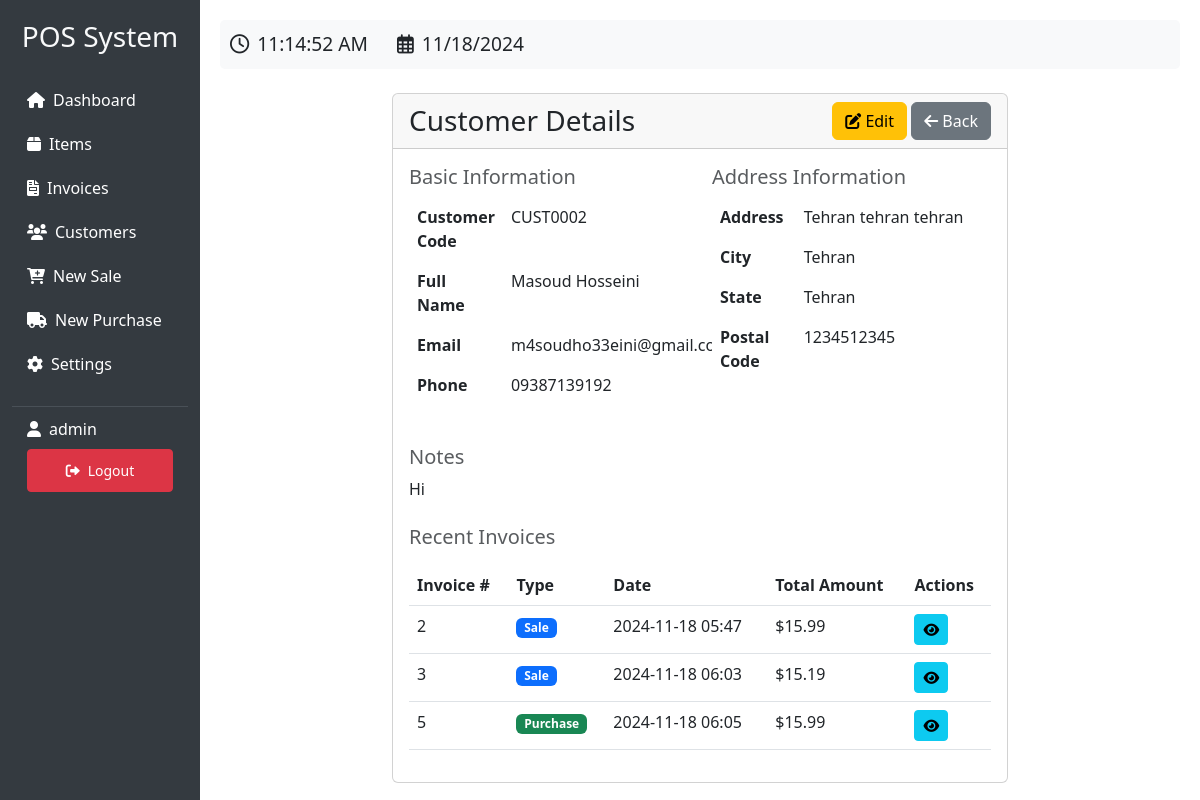
The app's page /customer/view/2 (signed in) with its own data.
### app.py (models this page shows, shortened)
class User(UserMixin, db.Model):
    id = db.Column(db.Integer, primary_key=True)
    username = db.Column(db.String(80), unique=True, nullable=False)
    password = db.Column(db.String(120), nullable=False)

class Customer(db.Model):
    id = db.Column(db.Integer, primary_key=True)
    code = db.Column(db.String(20), unique=True, nullable=False)
    first_name = db.Column(db.String(50), nullable=False)
    last_name = db.Column(db.String(50), nullable=False)
    email = db.Column(db.String(120), unique=True)
    phone = db.Column(db.String(20))
    address = db.Column(db.String(200))
    city = db.Column(db.String(50))
    state = db.Column(db.String(50))
    postal_code = db.Column(db.String(20))
    notes = db.Column(db.Text)
    created_at = db.Column(db.DateTime, default=datetime.utcnow)
    updated_at = db.Column(db.DateTime, default=datetime.utcnow, onupdate=datetime.utcnow)
    invoices = db.relationship('Invoice', backref='customer', lazy=True)
    @property
    def full_name(self):
        return f"{self.first_name} {self.last_name}"

class Invoice(db.Model):
    id = db.Column(db.Integer, primary_key=True)
    invoice_type = db.Column(db.String(20), nullable=False)  # 'sale' or 'purchase'
    date = db.Column(db.DateTime, nullable=False, default=datetime.utcnow)
    customer_id = db.Column(db.Integer, db.ForeignKey('customer.id'), nullable=False)
    subtotal = db.Column(db.Float, nullable=False)
    discount_percentage = db.Column(db.Float, default=0)
    discount_amount = db.Column(db.Float, default=0)
    total_amount = db.Column(db.Float, nullable=False)

### app.py (the view)
@app.route('/customer/view/<int:customer_id>')
@login_required
def view_customer(customer_id):
    customer = Customer.query.get_or_404(customer_id)
    return render_template('view_customer.html', customer=customer)

### app.py (called while the page is built)
@login_manager.user_loader
def load_user(user_id):
    return User.query.get(int(user_id))

### templates/view_customer.html (shortened to what this page needs)
{% extends "base.html" %}
{% block content %}
<div class="container mt-4">
    <div class="row">
        <div class="col-md-8 offset-md-2">
            <div class="card">
                <div class="card-header d-flex justify-content-between align-items-center">
                    <h3 class="card-title mb-0">Customer Details</h3>
                    <div>
                        <a href="{{ url_for('edit_customer', customer_id=customer.id) }}" class="btn btn-warning">
                            <i class="fas fa-edit"></i> Edit
                        </a>
                        <a href="{{ url_for('customers') }}" class="btn btn-secondary">
                            <i class="fas fa-arrow-left"></i> Back
                        </a>
                    </div>
                </div>
                <div class="card-body">
                    <div class="row mb-4">
                        <div class="col-md-6">
                            <h5 class="text-muted">Basic Information</h5>
                            <table class="table table-borderless">
                                <tr>
                                    <th width="30%">Customer Code</th>
                                    <td>{{ customer.code }}</td>
                                </tr>
                                <tr>
                                    <th>Full Name</th>
                                    <td>{{ customer.full_name }}</td>
                                </tr>
                                <tr>
                                    <th>Email</th>
                                    <td>{{ customer.email or 'N/A' }}</td>
                                </tr>
                                <tr>
                                    <th>Phone</th>
                                    <td>{{ customer.phone or 'N/A' }}</td>
                                </tr>
                            </table>
                        </div>
                        <div class="col-md-6">
                            <h5 class="text-muted">Address Information</h5>
                            <table class="table table-borderless">
                                <tr>
                                    <th width="30%">Address</th>
                                    <td>{{ customer.address or 'N/A' }}</td>
                                </tr>
                                <tr>
                                    <th>City</th>
                                    <td>{{ customer.city or 'N/A' }}</td>
                                </tr>
                                <tr>
                                    <th>State</th>
                                    <td>{{ customer.state or 'N/A' }}</td>
                                </tr>
                                <tr>
                                    <th>Postal Code</th>
                                    <td>{{ customer.postal_code or 'N/A' }}</td>
                                </tr>
                            </table>
                        </div>
                    </div>
                    {% if customer.notes %}
                    <div class="row">
                        <div class="col-12">
                            <h5 class="text-muted">Notes</h5>
                            <p class="card-text">{{ customer.notes }}</p>
                        </div>
                    </div>
                    {% endif %}
                    <div class="row mt-4">
                        <div class="col-12">
                            <h5 class="text-muted mb-3">Recent Invoices</h5>
                            <div class="table-responsive">
                                <table class="table table-hover">
                                    <thead>
                                        <tr>
                                            <th>Invoice #</th>
                                            <th>Type</th>
                                            <th>Date</th>
                                            <th>Total Amount</th>
                                            <th>Actions</th>
                                        </tr>
                                    </thead>
                                    <tbody>
                                        {% for invoice in customer.invoices[:5] %}
                                        <tr>
                                            <td>{{ invoice.id }}</td>
                                            <td>
                                                <span class="badge {% if invoice.invoice_type == 'sale' %}bg-primary{% else %}bg-success{% endif %}">
                                                    {{ invoice.invoice_type|title }}
                                                </span>
                                            </td>
                                            <td>{{ invoice.date.strftime('%Y-%m-%d %H:%M') }}</td>
                                            <td>${{ "%.2f"|format(invoice.total_amount) }}</td>
                                            <td>
                                                <a href="{{ url_for('view_invoice', invoice_id=invoice.id) }}" class="btn btn-sm btn-info">
                                                    <i class="fas fa-eye"></i>
                                                </a>
                                            </td>
                                        </tr>
                                        {% else %}
                                        <tr>
                                            <td colspan="5" class="text-center">No invoices found</td>
                                        </tr>
                                        {% endfor %}
                                    </tbody>
                                </table>
                            </div>
                        </div>
                    </div>
                </div>
            </div>
        </div>
    </div>
</div>
{% endblock %}

### templates/base.html (shortened to what this page needs)
<!DOCTYPE html>
<html lang="en">
<head>
    <link href="https://cdn.jsdelivr.net/npm/bootstrap@5.3.0/dist/css/bootstrap.min.css" rel="stylesheet">
    <link href="https://cdnjs.cloudflare.com/ajax/libs/font-awesome/6.0.0/css/all.min.css" rel="stylesheet">
</head>
<body>
    {% if current_user.is_authenticated %}
    <div class="container-fluid">
        <div class="row">
            <div class="col-md-2 sidebar">
                <h3 class="text-light text-center mb-4">POS System</h3>
                <a href="{{ url_for('dashboard') }}"><i class="fas fa-home me-2"></i>Dashboard</a>
                <a href="{{ url_for('items') }}"><i class="fas fa-box me-2"></i>Items</a>
                <a href="{{ url_for('invoices') }}"><i class="fas fa-file-invoice me-2"></i>Invoices</a>
                <a href="{{ url_for('customers') }}"><i class="fas fa-users me-2"></i>Customers</a>
                <a href="{{ url_for('new_invoice', type='sale') }}"><i class="fas fa-cart-plus me-2"></i>New Sale</a>
                <a href="{{ url_for('new_invoice', type='purchase') }}"><i class="fas fa-truck me-2"></i>New Purchase</a>
                <a href="{{ url_for('settings') }}"><i class="fas fa-cog me-2"></i>Settings</a>
                <div class="user-info">
                    <div class="d-flex align-items-center mb-2">
                        <i class="fas fa-user me-2"></i>
                        <span>{{ current_user.username }}</span>
                    </div>
                    <a href="{{ url_for('logout') }}" class="btn btn-danger btn-sm w-100">
                        <i class="fas fa-sign-out-alt me-2"></i>Logout
                    </a>
                </div>
            </div>
            <div class="col-md-10 main-content">
                <div class="clock-container mb-4">
                    <i class="far fa-clock me-2"></i><span id="clock"></span>
                    <i class="far fa-calendar-alt ms-4 me-2"></i><span id="date"></span>
                </div>
                {% block content %}{% endblock %}
            </div>
        </div>
    </div>
    {% else %}
        {% block auth_content %}{% endblock %}
    {% endif %}
</body>
</html>

### templates/base.html (style rules this page uses)
.clock-container { font-size: 1.2rem; padding: 10px; background-color: #f8f9fa; border-radius: 5px; }
.sidebar { min-height: 100vh; background-color: #343a40; padding-top: 20px; }
.sidebar a { color: #fff; text-decoration: none; padding: 10px 15px; display: block; }
.main-content { padding: 20px; }
.user-info { color: #fff; padding: 10px 15px; border-top: 1px solid #495057; margin-top: 20px; }

### records on screen
User: username "admin"
Customer: code "CUST0002", full_name "Masoud Hosseini", email "m4soudho33eini@gmail.com", phone "09387139192", address "Tehran tehran tehran", city "Tehran", state "Tehran", postal_code "1234512345", notes "Hi"
Invoice: id "2", invoice_type "Sale", date "2024-11-18 05:47", total_amount "15.99"
Invoice: id "3", invoice_type "Sale", date "2024-11-18 06:03", total_amount "15.19"
Invoice: id "5", invoice_type "Purchase", date "2024-11-18 06:05", total_amount "15.99"
